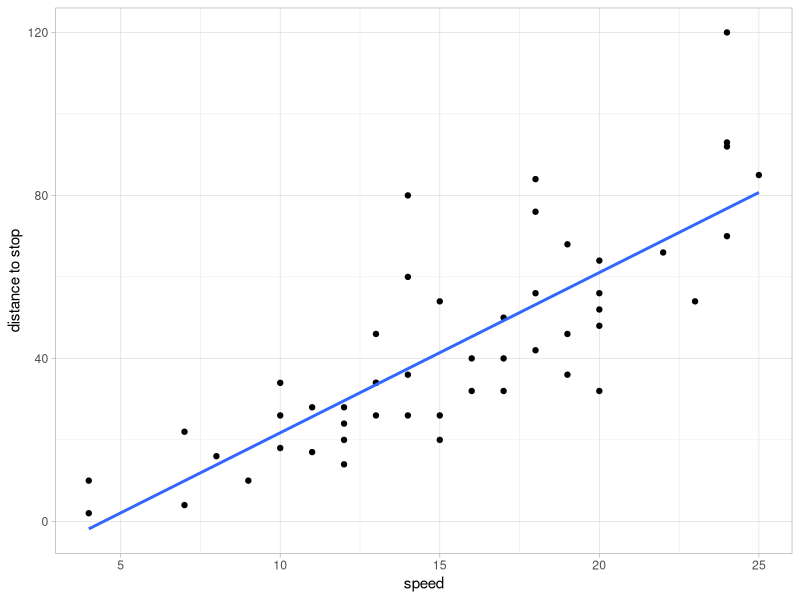

Source code (R):
library(ggplot2)
#Linear Regression 
?cars

?stat_smooth

ggplot(cars,aes(speed,dist))+
  geom_point()+
  theme_light()+
  labs(x = "speed",
       y = "distance to stop") +
  stat_smooth(method = "lm",se=FALSE)

?lm
fit <- lm(dist~speed,data=cars)
fit
summary(fit)
#Predict on Unknown variables 
predict(fit,data.frame(speed = 21))

